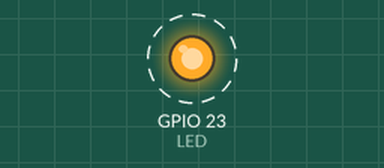
Simulated run of this program. Board: Raspberry Pi (BCM pin numbers). Parts: output pins drawn as LEDs (lit = HIGH). Dashed ring = blinking.

Above: at 0.5 s.
Timing chart, 0 to 4.6 s (numbered marks = the images above):
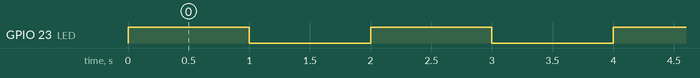

Measured:
- by itself, GPIO 23 (LED): alternates HIGH for 1.0 s and LOW for 1.0 s

The program:

1.led.py
```python
"""
* 라즈베리파이 입출력 키트 LED 구동 예제 01.led
*
* 본 예제는 LED 1개를 반복해서 ON/OFF(1초) 해 줍니다.
*
* 사용 소자 : LED 1ea, 저항 1ea(220옴 권장)
* LED 1 : GPIO 16번 | BCM : 23
*
* 키트 정보 : https://www.eleparts.co.kr/EPXDTWPM
"""

import RPi.GPIO as GPIO
import time

LED = 23 # LED 핀 번호 정의 BCM 23 Pin | GPIO 16

# GPIO.setwarnings (False)  #GPIO 사용중 경고 비활성화 명령, GPIO.cleanup() 사용 시 불필요

GPIO.setmode(GPIO.BCM)      # BCM 핀 번호 사용
GPIO.setup(LED, GPIO.OUT)   # LED(BCM 23번 핀) OUT 로 설정


try:

    while 1:

        GPIO.output(LED, True)  # LED ON
        time.sleep(1)           # 1초 지연

        GPIO.output(LED, False) # LED OFF
        time.sleep(1)           # 1초 지연

finally:
        GPIO.cleanup()      # GPIO 상태 초기화, 없을 경우 예제 재 실행 시 사용중인 GPIO 경고 발생
        
```
